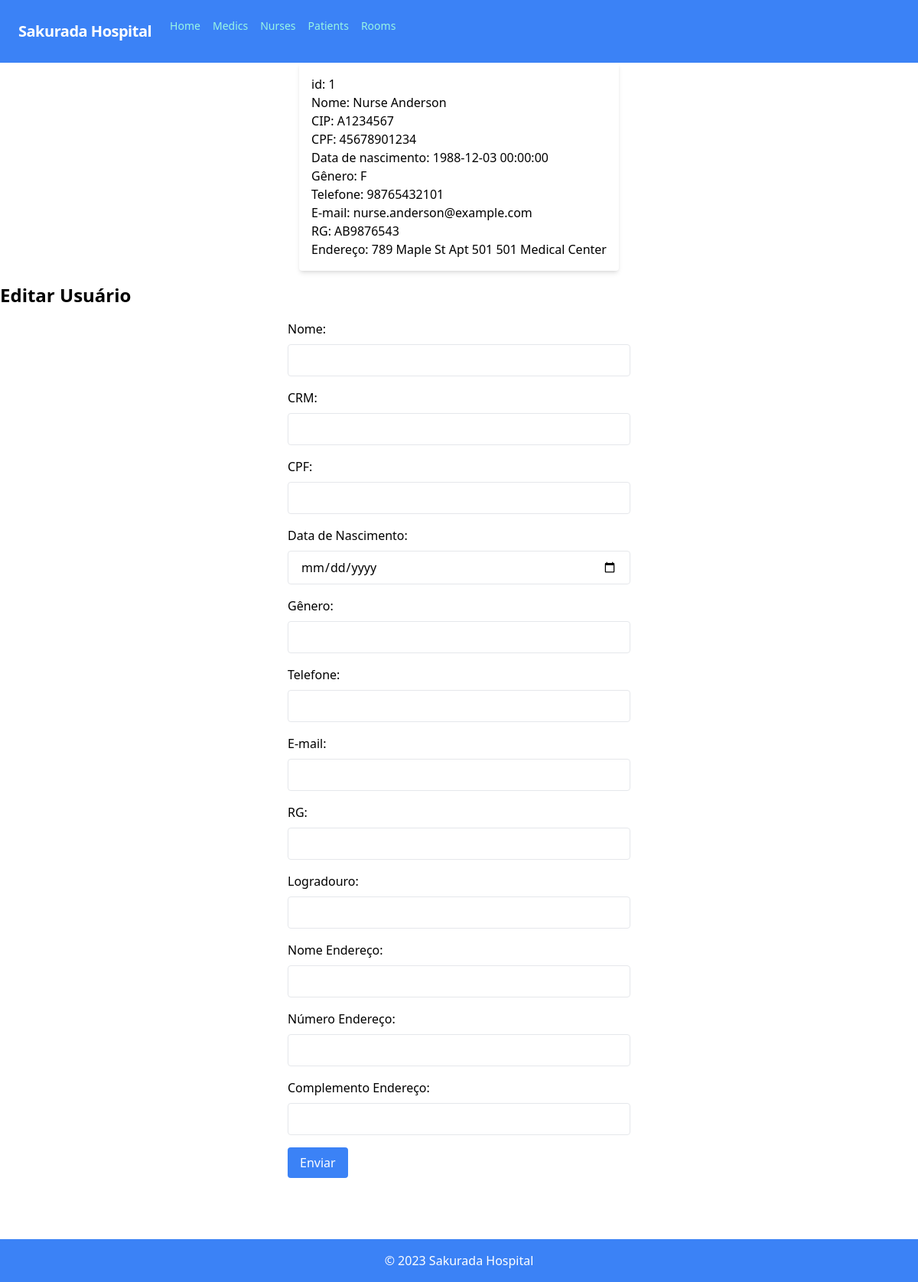
The app's page /nurse/enfermeiro_edit.php?ID_Enfermeiro=1 with its own data.
### tables this page shows
CREATE TABLE Enfermeiro (
  ID_Enfermeiro INT PRIMARY KEY AUTO_INCREMENT,
  Nome_Enfermeiro VARCHAR(100),
  CIP VARCHAR(8),
  Data_Nascimento_Enfermeiro TIMESTAMP,
  Genero_Enfermeiro CHAR,
  CPF_Enfermeiro VARCHAR(14),
  RG_Enfermeiro VARCHAR(12),
  Nome_Endereco_Enfermeiro VARCHAR(100),
  Numero_Endereco_Enfermeiro INT,
  Complemento_Endereco_Enfermeiro VARCHAR(100),
  Logradouro_Enfermeiro VARCHAR(100),
  Telefone_Enfermeiro VARCHAR(11),
  E_mail_Enfermeiro VARCHAR(100)
);

### nurse/enfermeiro_edit.php (the view, shortened to what this page needs)
<html>
    <head>
        <link href="https://cdn.jsdelivr.net/npm/tailwindcss@2.2.19/dist/tailwind.min.css" rel="stylesheet">
    </head>
    <body>
    <?php
        include("../connection.php");
        include("../components/nav.php");
        $id = $_GET["ID_Enfermeiro"];
        $sql = "SELECT * FROM Enfermeiro WHERE ID_Enfermeiro = $id";
        $result = $conn->query($sql);
        if ($result->num_rows > 0) {
            echo '<div class="flex justify-center">';
            echo '<div class="max-w-md">';
            while($row = $result->fetch_assoc()) {
                echo '<div class="bg-white shadow-md rounded p-4 mb-4">';
                echo "id: $id<br>";
                echo "Nome: {$row['Nome_Enfermeiro']}<br>";
                echo "CIP: {$row['CIP']}<br>";
                echo "CPF: {$row['CPF_Enfermeiro']}<br>";
                echo "Data de nascimento: {$row['Data_Nascimento_Enfermeiro']}<br>";
                echo "Gênero: {$row['Genero_Enfermeiro']}<br>";
                echo "Telefone: {$row['Telefone_Enfermeiro']}<br>";
                echo "E-mail: {$row['E_mail_Enfermeiro']}<br>";
                echo "RG: {$row['RG_Enfermeiro']}<br>";
                echo "Endereço: ". $row['Logradouro_Enfermeiro']." ".$row['Nome_Endereco_Enfermeiro']." ".$row['Numero_Endereco_Enfermeiro']." ".$row['Complemento_Endereco_Enfermeiro'];
                echo '</div>';
            }
            echo '</div>';
            echo '</div>';
        }
    ?>
    <h1 class="text-2xl font-bold mb-4">Editar Usuário</h1>
    <form name="form1" id="form1" method="post" action="./enfermeiro_edit_php.php" class="max-w-md mx-auto">
        <div class="mb-4">
            <label for="txtNome" class="block mb-2">Nome:</label>
            <input type="text" name="txtNome" id="txtNome" value="<?php ?>" class="w-full px-4 py-2 border rounded">
        </div>
        <div class="mb-4">
            <label for="txtCip" class="block mb-2">CRM:</label>
            <input type="text" name="txtCip" id="txtCip" value="<?php ?>" class="w-full px-4 py-2 border rounded">
        </div>
        <div class="mb-4">
            <label for="txtCpf" class="block mb-2">CPF:</label>
            <input type="text" name="txtCpf" id="txtCpf" value="<?php ?>" class="w-full px-4 py-2 border rounded">
        </div>
        <div class="mb-4">
            <label for="dtNascimento" class="block mb-2">Data de Nascimento:</label>
            <input type="date" name="dtNascimento" id="dtNascimento" value="<?php ?>" class="w-full px-4 py-2 border rounded">
        </div>
        <div class="mb-4">
            <label for="txtGenero" class="block mb-2">Gênero:</label>
            <input type="text" name="txtGenero" id="txtGenero" value="<?php ?>" class="w-full px-4 py-2 border rounded">
        </div>
        <div class="mb-4">
            <label for="telTelefone" class="block mb-2">Telefone:</label>
            <input type="tel" name="telTelefone" id="telTelefone" value="<?php ?>" class="w-full px-4 py-2 border rounded">
        </div>
        <div class="mb-4">
            <label for="email" class="block mb-2">E-mail:</label>
            <input type="text" name="email" id="email" value="<?php ?>" class="w-full px-4 py-2 border rounded">
        </div>
        <div class="mb-4">
            <label for="txtRg" class="block mb-2">RG:</label>
            <input type="text" name="txtRg" id="txtRg" value="<?php ?>" class="w-full px-4 py-2 border rounded">
        </div>
        <div class="mb-4">
            <label for="txtLogradouro" class="block mb-2">Logradouro:</label>
            <input type="text" name="txtLogradouro" id="txtLogradouro" value="<?php ?>" class="w-full px-4 py-2 border rounded">
        </div>
        <div class="mb-4">
            <label for="txtNomeEndereco" class="block mb-2">Nome Endereço:</label>
            <input type="text" name="txtNomeEndereco" id="txtNomeEndereco" value="<?php ?>" class="w-full px-4 py-2 border rounded">
        </div>
        <div class="mb-4">
            <label for="txtNumeroEndereco" class="block mb-2">Número Endereço:</label>
            <input type="text" name="txtNumeroEndereco" id="txtNumeroEndereco" value="<?php ?>" class="w-full px-4 py-2 border rounded">
        </div>
        <div class="mb-4">
            <label for="txtComplementoEndereco" class="block mb-2">Complemento Endereço:</label>
            <input type="text" name="txtComplementoEndereco" id="txtComplementoEndereco" value="<?php ?>" class="w-full px-4 py-2 border rounded">
        </div>
        <input type="submit" value="Enviar" class="px-4 py-2 bg-blue-500 text-white rounded">
    </form>
    </body>
    <?php
        include("../components/footer.php");
    ?>
</html>

### records on screen
enfermeiro: Nome_Enfermeiro "Nurse Anderson", CIP "A1234567", CPF_Enfermeiro "45678901234", Data_Nascimento_Enfermeiro "1988-12-03 00:00:00", Genero_Enfermeiro "F", Telefone_Enfermeiro "98765432101", E_mail_Enfermeiro "nurse.anderson@example.com", RG_Enfermeiro "AB9876543", Logradouro_Enfermeiro "789 Maple St", Nome_Endereco_Enfermeiro "Apt 501", Numero_Endereco_Enfermeiro "501", Complemento_Endereco_Enfermeiro "Medical Center"
